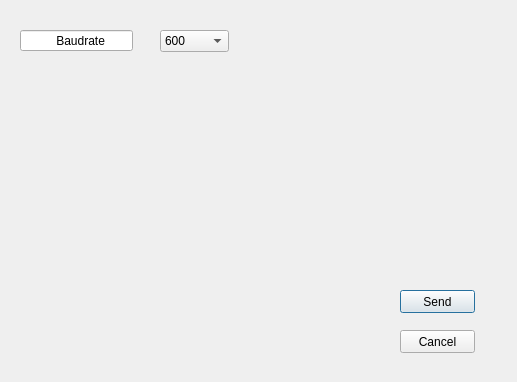
<?xml version="1.0" encoding="UTF-8"?>
<ui version="4.0">
 <class>Dialog</class>
 <widget class="QDialog" name="Dialog">
  <property name="geometry">
   <rect>
    <x>0</x>
    <y>0</y>
    <width>517</width>
    <height>382</height>
   </rect>
  </property>
  <property name="windowTitle">
   <string>Dialog</string>
  </property>
  <widget class="QPushButton" name="pushButton">
   <property name="geometry">
    <rect>
     <x>400</x>
     <y>290</y>
     <width>75</width>
     <height>23</height>
    </rect>
   </property>
   <property name="text">
    <string>Send</string>
   </property>
  </widget>
  <widget class="QPushButton" name="pushButton_2">
   <property name="geometry">
    <rect>
     <x>400</x>
     <y>330</y>
     <width>75</width>
     <height>23</height>
    </rect>
   </property>
   <property name="text">
    <string>Cancel</string>
   </property>
  </widget>
  <widget class="QComboBox" name="comboBox">
   <property name="geometry">
    <rect>
     <x>160</x>
     <y>30</y>
     <width>69</width>
     <height>22</height>
    </rect>
   </property>
   <item>
    <property name="text">
     <string>600</string>
    </property>
   </item>
   <item>
    <property name="text">
     <string>1200</string>
    </property>
   </item>
   <item>
    <property name="text">
     <string>2400</string>
    </property>
   </item>
   <item>
    <property name="text">
     <string>4800</string>
    </property>
   </item>
   <item>
    <property name="text">
     <string>9600</string>
    </property>
   </item>
   <item>
    <property name="text">
     <string>14400</string>
    </property>
   </item>
   <item>
    <property name="text">
     <string>19200</string>
    </property>
   </item>
   <item>
    <property name="text">
     <string>38400</string>
    </property>
   </item>
   <item>
    <property name="text">
     <string>56000</string>
    </property>
   </item>
   <item>
    <property name="text">
     <string>57600</string>
    </property>
   </item>
   <item>
    <property name="text">
     <string>115200</string>
    </property>
   </item>
  </widget>
  <widget class="QLineEdit" name="lineEdit">
   <property name="geometry">
    <rect>
     <x>20</x>
     <y>30</y>
     <width>113</width>
     <height>21</height>
    </rect>
   </property>
   <property name="text">
    <string>          Baudrate</string>
   </property>
  </widget>
 </widget>
 <resources/>
 <connections/>
</ui>
